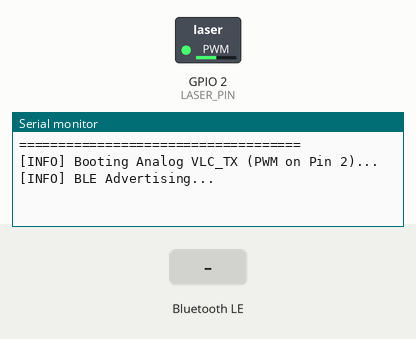
Recording of a sketch running on a simulated ESP32. Shown: switched loads named in the sketch (green lamp = pin HIGH), the last lines printed to the serial monitor. The test bench sets the inputs (shaded band). Nothing arrives over Bluetooth unless stated; a phone connects over Bluetooth LE 3 s after start.

Above: at 2.2 s.
2.3 s: Bluetooth LE write "CMD:START" received
At 2.7 s:
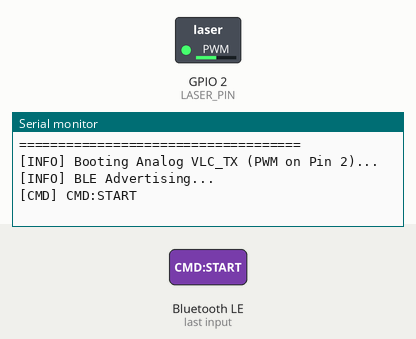
5.3 s: Bluetooth LE write "CMD:STOP" received
At 6.1 s:
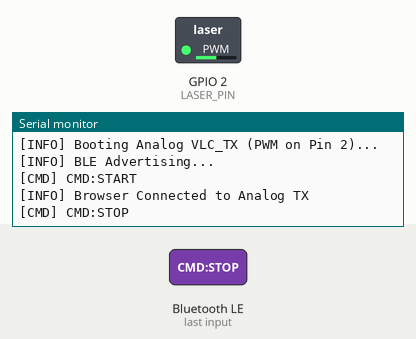
6.8 s: Bluetooth LE write "CMD:RATE:" received
At 7.3 s:
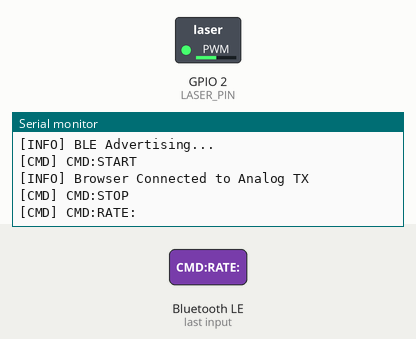

Measured:
- after the input at 2.3 s, the serial monitor: prints a new line at once (image 1)
- after the input at 5.3 s, the serial monitor: prints a new line at once (image 2)
- after the input at 6.8 s, the serial monitor: prints a new line at once (image 3)

The sketch:

VLC_TX.ino
```cpp
#include <Arduino.h>
#include <BLEDevice.h>
#include <BLEServer.h>
#include <BLEUtils.h>
#include <BLE2902.h>

#define SERVICE_UUID           "6e400001-b5a3-f393-e0a9-e50e24dcca9e"
#define CHARACTERISTIC_UUID_RX "6e400002-b5a3-f393-e0a9-e50e24dcca9e"

const int LASER_PIN = 2;
const int SAMPLE_RATE = 1000; // Ultra-slow 1kHz default — transistor-safe!

hw_timer_t * timer = NULL;
portMUX_TYPE timerMux = portMUX_INITIALIZER_UNLOCKED;

#define BUF_SIZE 16384 // Large buffer for slower speed
volatile uint8_t audioBuf[BUF_SIZE];
volatile uint32_t head = 0;
volatile uint32_t tail = 0;
volatile bool isPlaying = false;

// 128 is mid-point for 8-bit unsigned PCM, gives stable DC bias for the laser
const uint8_t IDLE_BIAS = 128;

void IRAM_ATTR onTimer() {
    portENTER_CRITICAL_ISR(&timerMux);
    if (isPlaying && head != tail) {
        uint8_t sample = audioBuf[tail];
        tail = (tail + 1) % BUF_SIZE;
        ledcWrite(LASER_PIN, sample);
    } else {
        ledcWrite(LASER_PIN, IDLE_BIAS);
    }
    portEXIT_CRITICAL_ISR(&timerMux);
}

class MyServerCallbacks: public BLEServerCallbacks {
    void onConnect(BLEServer* pServer) {
        Serial.println("[INFO] Browser Connected to Analog TX");
    }
    void onDisconnect(BLEServer* pServer) {
        isPlaying = false;
        Serial.println("[WARN] Browser Disconnected");
        BLEDevice::startAdvertising();
    }
};

class MyRxCallbacks: public BLECharacteristicCallbacks {
    void onWrite(BLECharacteristic *pCharacteristic) {
        uint8_t* rxData = pCharacteristic->getData();
        size_t rxLength = pCharacteristic->getLength();

        if (rxLength > 4 && strncmp((const char*)rxData, "CMD:", 4) == 0) {
            // Safely create a null-terminated copy of the command string
            char cmdBuf[64];
            size_t copyLen = (rxLength < 63) ? rxLength : 63;
            memcpy(cmdBuf, rxData, copyLen);
            cmdBuf[copyLen] = '\0';
            String cmdStr = String(cmdBuf);
            Serial.println("[CMD] " + cmdStr);
            if (cmdStr == "CMD:START") {
                portENTER_CRITICAL(&timerMux);
                head = 0; tail = 0;
                isPlaying = true;
                portEXIT_CRITICAL(&timerMux);
            }
            if (cmdStr == "CMD:STOP") {
                isPlaying = false;
            }
            if (cmdStr.startsWith("CMD:RATE:")) {
                int rate = cmdStr.substring(9).toInt();
                if (rate > 0) {
                    // Update audio playback timer
                    timerAlarm(timer, 1000000 / rate, true, 0);
                    // Update PWM carrier to 2x the audio rate
                    ledcChangeFrequency(LASER_PIN, rate * 2, 8);
                    Serial.printf("[INFO] Audio=%dHz, PWM Carrier=%dHz\n", rate, rate * 2);
                }
            }
            return;
        }

        // Add raw audio chunks to circular buffer
        portENTER_CRITICAL(&timerMux);
        for (size_t i = 0; i < rxLength; i++) {
            uint32_t nextHead = (head + 1) % BUF_SIZE;
            if (nextHead != tail) { // If not full
                audioBuf[head] = rxData[i];
                head = nextHead;
            }
        }
        portEXIT_CRITICAL(&timerMux);
    }
};

void setup() {
    Serial.begin(115200);
    delay(1000);
    Serial.println("====================================");
    Serial.println("[INFO] Booting Analog VLC_TX (PWM on Pin 2)...");

    // Setup PWM on the laser pin — ultra-slow 2kHz carrier for basic transistors
    ledcAttach(LASER_PIN, 2000, 8);
    ledcWrite(LASER_PIN, IDLE_BIAS);

    BLEDevice::init("VLC_TX_Analog");
    BLEDevice::setMTU(512);

    BLEServer *pServer = BLEDevice::createServer();
    pServer->setCallbacks(new MyServerCallbacks());

    BLEService *pService = pServer->createService(SERVICE_UUID);

    BLECharacteristic *pRxCharacteristic = pService->createCharacteristic(
        CHARACTERISTIC_UUID_RX,
        BLECharacteristic::PROPERTY_WRITE | BLECharacteristic::PROPERTY_WRITE_NR
    );
    pRxCharacteristic->setCallbacks(new MyRxCallbacks());

    pService->start();
    pServer->getAdvertising()->start();
    Serial.println("[INFO] BLE Advertising...");

    // Setup 2kHz Timer Interrupt (ESP32 Core v3.0+)
    timer = timerBegin(1000000); // 1MHz base clock
    timerAttachInterrupt(timer, &onTimer);
    timerAlarm(timer, 1000000 / SAMPLE_RATE, true, 0);
}

void loop() {
    vTaskDelay(portMAX_DELAY);
}
```
